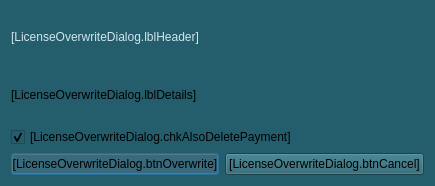
<?xml version="1.0" encoding="UTF-8"?>
<ui version="4.0">
 <class>LicenseOverwriteDialog</class>
 <widget class="QDialog" name="LicenseOverwriteDialog">
  <property name="geometry">
   <rect>
    <x>0</x>
    <y>0</y>
    <width>435</width>
    <height>186</height>
   </rect>
  </property>
  <property name="minimumSize">
   <size>
    <width>200</width>
    <height>0</height>
   </size>
  </property>
  <property name="maximumSize">
   <size>
    <width>435</width>
    <height>16777215</height>
   </size>
  </property>
  <property name="windowTitle">
   <string>[LicenseOverwriteDialog.windowTitle]</string>
  </property>
  <property name="windowIcon">
   <iconset resource="../resources.qrc">
    <normaloff>:/icons/lge_perplexity2_24x24.png</normaloff>:/icons/lge_perplexity2_24x24.png</iconset>
  </property>
  <property name="styleSheet">
   <string notr="true">background-color: rgb(36, 94, 109);</string>
  </property>
  <layout class="QVBoxLayout" name="verticalLayout">
   <item>
    <widget class="QLabel" name="lblHeader">
     <property name="styleSheet">
      <string notr="true">color: rgb(208, 230, 235);</string>
     </property>
     <property name="text">
      <string>[LicenseOverwriteDialog.lblHeader]</string>
     </property>
    </widget>
   </item>
   <item>
    <widget class="QLabel" name="lblDetails">
     <property name="text">
      <string>[LicenseOverwriteDialog.lblDetails]</string>
     </property>
     <property name="wordWrap">
      <bool>true</bool>
     </property>
    </widget>
   </item>
   <item>
    <widget class="QCheckBox" name="chkAlsoDeletePayment">
     <property name="text">
      <string>[LicenseOverwriteDialog.chkAlsoDeletePayment]</string>
     </property>
     <property name="checked">
      <bool>true</bool>
     </property>
    </widget>
   </item>
   <item>
    <layout class="QHBoxLayout" name="horizontalLayout">
     <item>
      <widget class="QPushButton" name="btnOverwrite">
       <property name="text">
        <string>[LicenseOverwriteDialog.btnOverwrite]</string>
       </property>
       <property name="checkable">
        <bool>true</bool>
       </property>
       <property name="checked">
        <bool>true</bool>
       </property>
      </widget>
     </item>
     <item>
      <widget class="QPushButton" name="btnCancel">
       <property name="text">
        <string>[LicenseOverwriteDialog.btnCancel]</string>
       </property>
      </widget>
     </item>
    </layout>
   </item>
  </layout>
 </widget>
 <resources>
  <include location="../resources.qrc"/>
 </resources>
 <connections/>
</ui>
